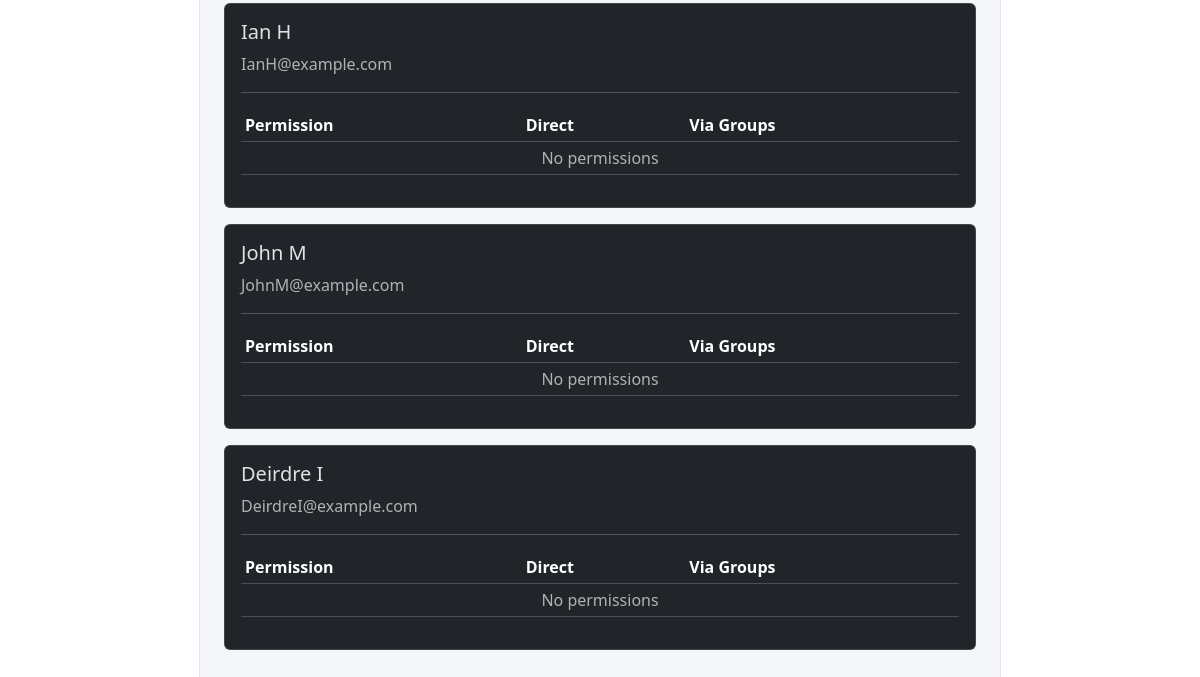
Before: /members/permissions/ (signed in, lower part) with the older database file.
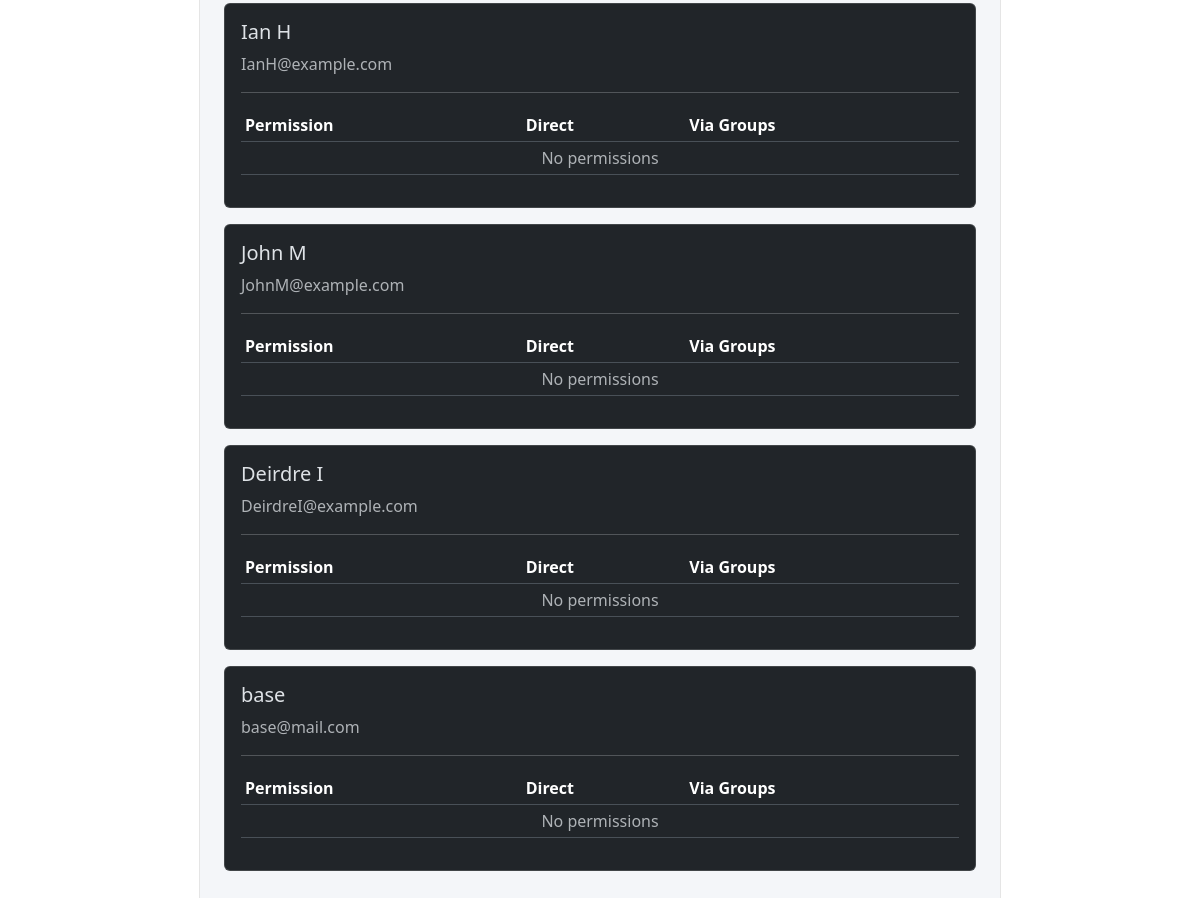
After: the same page with the newer database file.
### members/models.py (models this page shows, shortened)
class Member(AbstractUser):
    username = models.CharField(
        max_length=150,
        unique=True,
        null=True,
        blank=True,
        verbose_name="Alias"
    )
    email = models.EmailField(
        unique=True,
        verbose_name="Email Address"
    )
    full_name = models.CharField(
        max_length=255,
        blank=True,
        help_text="Full name as an alternative to first and last name"
    )
    email_verified = models.BooleanField(
        default=False,
        help_text="Designates whether the user's email has been verified"
    )
    default_boat = models.ForeignKey(
        "races.RegisteredBoat",
        on_delete=models.SET_NULL,
        null=True,
        blank=True,
        related_name="default_for_members",
    )
    USERNAME_FIELD = "email"
    REQUIRED_FIELDS = ["username"]
    def get_short_name(self):
        return self.full_name or self.username or self.email

### members/views.py (the view)
# urls.py: path("permissions/", PermissionDashboardView.as_view(), name="permission-dashboard"),
class PermissionDashboardView(UserPassesTestMixin, TemplateView):
    template_name = "members/permission_dashboard.html"
    def test_func(self):
        return self.request.user.is_staff
    def get_context_data(self, **kwargs):
        context = super().get_context_data(**kwargs)
        users = User.objects.all().prefetch_related(
            "groups__permissions",
            "user_permissions"
        )
        dashboard = []
        for user in users:
            perm_map = {}
            for perm in user.user_permissions.all():
                key = perm.id
                perm_map.setdefault(key, {
                    "perm": perm,
                    "direct": False,
                    "groups": []
                })
                perm_map[key]["direct"] = True
            for group in user.groups.all():
                for perm in group.permissions.all():
                    key = perm.id
                    perm_map.setdefault(key, {
                        "perm": perm,
                        "direct": False,
                        "groups": []
                    })
                    perm_map[key]["groups"].append(group)
            dashboard.append({
                "user": user,
                "permissions": perm_map.values(),
            })
        context["dashboard"] = dashboard
        return context

### csc_manager/context_processors.py (called while the page is built)
def template_settings(request):
    return {
        name: getattr(settings, name)
        for name in getattr(settings, "TEMPLATE_VISIBLE_SETTINGS", [])
    }

### members/templates/members/permission_dashboard.html (shortened to what this page needs)
{% extends "base.html" %}
{% block content %}
{% for entry in dashboard %}
<div class="card mb-3">
    <div class="card-body">
        <h5>{{ entry.user.get_short_name }}</h5>
        <p class="text-muted">{{ entry.user.email }}</p>
        <hr>
        <table class="table table-sm">
            <thead>
                <tr>
                    <th>Permission</th>
                    <th>Direct</th>
                    <th>Via Groups</th>
                </tr>
            </thead>
            <tbody>
                {% for item in entry.permissions %}
                <tr>
                    <td>
                        {{ item.perm.content_type.app_label }} |
                        {{ item.perm.name }}
                    </td>
                    <td>
                        {% if item.direct %}
                            ✅
                        {% endif %}
                    </td>
                    <td>
                        {% for g in item.groups %}
                            <span class="badge bg-secondary">
                                {{ g.name }}
                            </span>
                        {% empty %}
                            —
                        {% endfor %}
                    </td>
                </tr>
                {% empty %}
                <tr>
                    <td colspan="3" class="text-muted text-center">
                        No permissions
                    </td>
                </tr>
                {% endfor %}
            </tbody>
        </table>
    </div>
</div>
{% endfor %}
{% endblock %}

Changed rows visible on the page:
added Member: user.get_short_name "base", user.email "base@mail.com"
